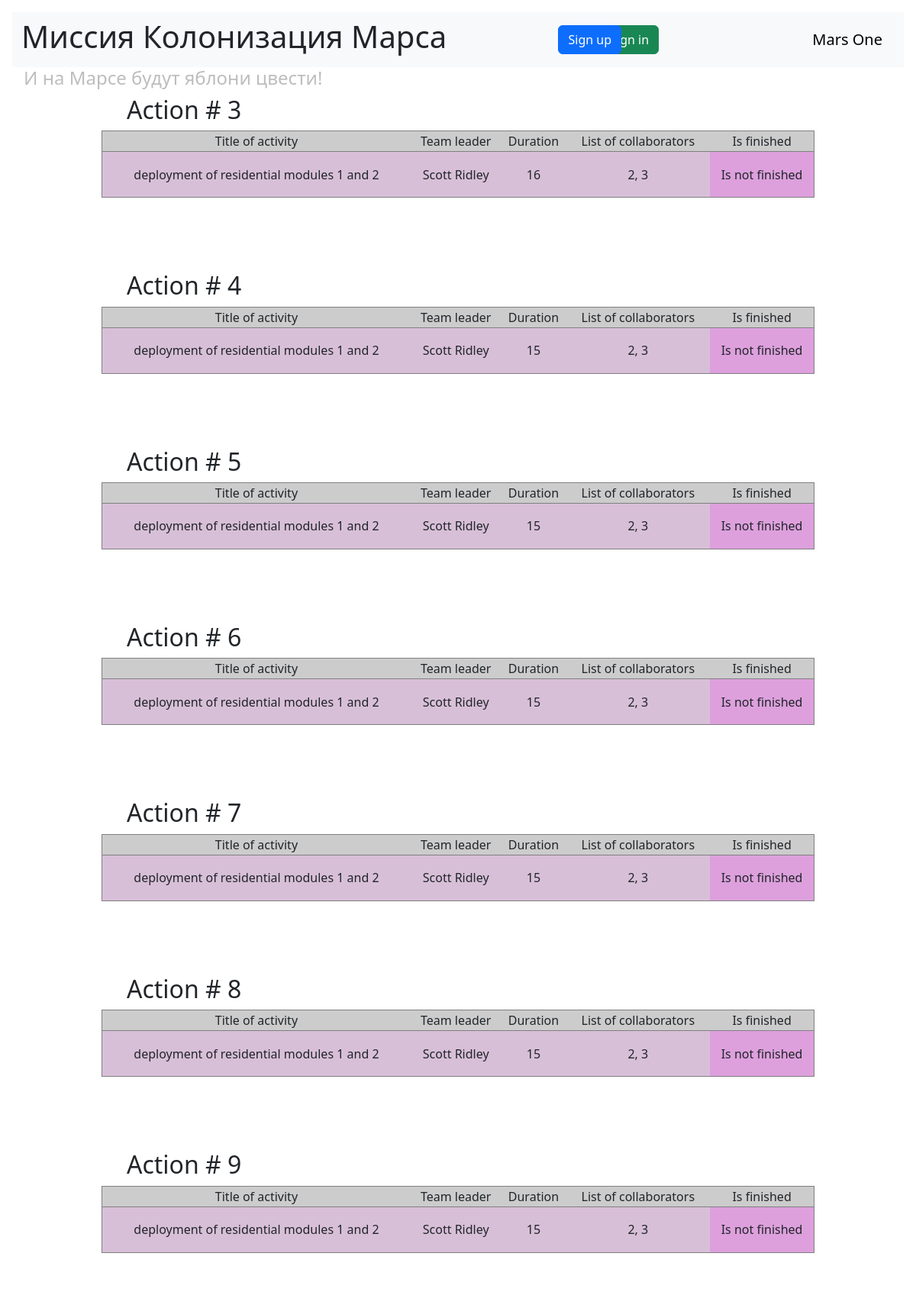
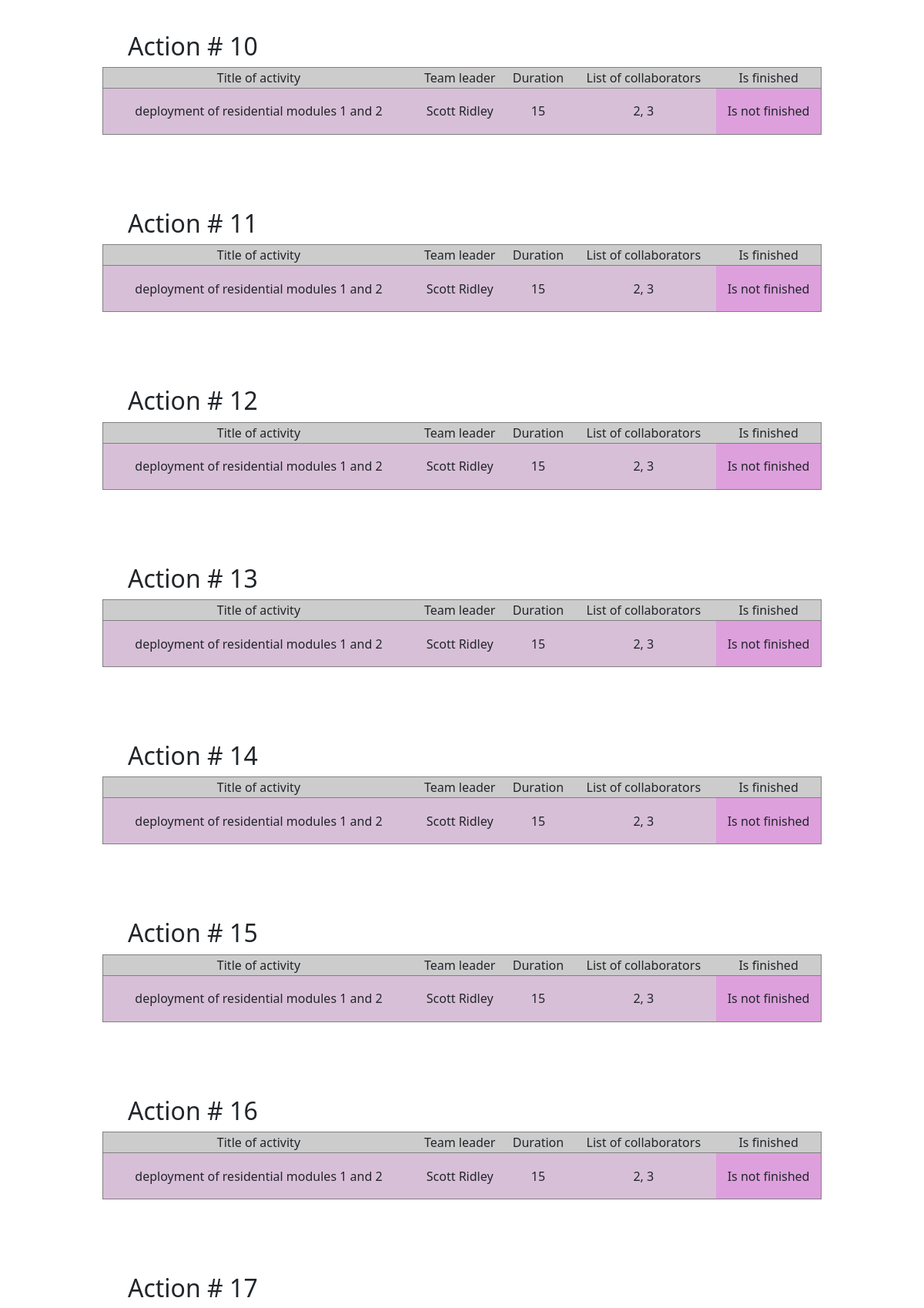
The page / (upper part) on the database its author committed (2 pictures, top to bottom).
### data/jobs.py (models this page shows)
class Jobs(SqlAlchemyBase, SerializerMixin):
    __tablename__ = 'jobs'
    id = sqlalchemy.Column(sqlalchemy.Integer, primary_key=True, autoincrement=True)
    job = sqlalchemy.Column(sqlalchemy.String, nullable=True)
    work_size = sqlalchemy.Column(sqlalchemy.Integer, nullable=True)
    collaborators = sqlalchemy.Column(sqlalchemy.String, default= '12', nullable=True)
    start_date = sqlalchemy.Column(sqlalchemy.DateTime, default=datetime.datetime.now)
    end_date = sqlalchemy.Column(sqlalchemy.DateTime, default=datetime.datetime.now)
    is_finished = sqlalchemy.Column(sqlalchemy.Boolean, default=True)
    team_leader = sqlalchemy.Column(sqlalchemy.Integer, sqlalchemy.ForeignKey("users.id"))
    chief_user = orm.relationship("User")

### data/users.py (models this page shows, shortened)
class User(SqlAlchemyBase, UserMixin):
    __tablename__ = 'users'
    id = sqlalchemy.Column(sqlalchemy.Integer, primary_key=True, autoincrement=True)
    surname = sqlalchemy.Column(sqlalchemy.String, nullable=True)
    name = sqlalchemy.Column(sqlalchemy.String, nullable=True)
    age = sqlalchemy.Column(sqlalchemy.Integer, nullable=True)
    position = sqlalchemy.Column(sqlalchemy.String, nullable=True)
    speciality = sqlalchemy.Column(sqlalchemy.String, nullable=True)
    address = sqlalchemy.Column(sqlalchemy.String, nullable=True)
    email = sqlalchemy.Column(sqlalchemy.String, index=True, unique=True, nullable=True)
    hashed_password = sqlalchemy.Column(sqlalchemy.String, nullable=True)
    modified_date = sqlalchemy.Column(sqlalchemy.DateTime, default=datetime.datetime.now)
    job = orm.relationship("Jobs", back_populates='chief_user')
    department = orm.relationship("Department", back_populates='chief_user')

### main.py (the view)
@app.route('/')
def works_page():
    db_sess = create_session()
    jobs = db_sess.query(Jobs).all()
    return render_template("works_page.html", jobs=jobs)

### data/db_session.py (called while the page is built)
def create_session() -> Session:
    global __factory
    return __factory()

### templates/works_page.html (shortened to what this page needs)
{% extends "base.html" %}
{% block content %}
{% for job in jobs %}
<h2 style="padding-left: 150px;">Action # {{ job.id }}</h2>
<table style="width: 80%; margin: auto; border: 1px solid grey;">
    <tr style="background-color: #CCCCCC; text-align: center; border: 1px solid grey;">
        <td>Title of activity</td>
        <td>Team leader</td>
        <td>Duration</td>
        <td>List of collaborators</td>
        <td>Is finished</td>
    </tr>
    <tr style="background-color: #D8BFD8; text-align: center; height: 60px">
        <td>{{ job.job }}</td>
        <td>{{ job.chief_user.surname }} {{ job.chief_user.name }}</td>
        <td>{{ job.work_size }}</td>
        <td>{{ job.collaborators }}</td>
        {% if job.is_finished %}
        <td style="background-color: #93FF93;">Finished</td>
        {% else %}
        <td style="background-color: #DDA0DD;">Is not finished</td>
        {% endif %}
    </tr>
</table>
<br>
<br>
<br>
<br>
{% endfor %}
{% endblock %}
{% block style_content %}
<link rel="stylesheet" type="text/css" href="static/css/style.css"/>
{% endblock %}

### templates/base.html (shortened to what this page needs)
<!doctype html>
<html lang="en">
<head>
    <link href="https://cdn.jsdelivr.net/npm/bootstrap@5.3.0-alpha1/dist/css/bootstrap.min.css" rel="stylesheet">
    <link href="https://getbootstrap.com/docs/5.3/assets/css/docs.css" rel="stylesheet">
    {% block style_content %} {% endblock %}
</head>
<body class="p-3 m-0 border-0 bd-example">
<nav class="navbar bg-body-tertiary">
    <div class="container-fluid">
        <h1>Миссия Колонизация Марса</h1>
        {% if current_user.is_authenticated %}
    <a class="navbar-brand" href="/logout">{{ current_user.name }} {{ current_user.surname }}</a>
    {% else %}
        <a class="btn btn-primary" style="position:absolute;right:370px;" href="/register">Sign up</a>
        <a class="btn btn-success" href="/login">Sign in</a>
        {% endif %}
            <a class="navbar-brand" href="#">Mars One</a>
        <link rel="stylesheet" type="text/css" href="static/css/style.css" />
    </div>
</nav>
<h4>И на Марсе будут яблони цвести!</h4>
{% block content %} {% endblock %}
</body>
</html>

### static/css/style.css (style rules this page uses)
h4 { color: #BDBDBD; padding-left: 15px; }
h2 { padding-left: 100px; }

### rows shown on the page
Jobs: id "3", job "deployment of residential modules 1 and 2", chief_user.surname "Scott", chief_user.name "Ridley", work_size "16", collaborators "2, 3", is_finished "Is not finished"
Jobs: id "4", job "deployment of residential modules 1 and 2", chief_user.surname "Scott", chief_user.name "Ridley", work_size "15", collaborators "2, 3", is_finished "Is not finished"
Jobs: id "5", job "deployment of residential modules 1 and 2", chief_user.surname "Scott", chief_user.name "Ridley", work_size "15", collaborators "2, 3", is_finished "Is not finished"
Jobs: id "6", job "deployment of residential modules 1 and 2", chief_user.surname "Scott", chief_user.name "Ridley", work_size "15", collaborators "2, 3", is_finished "Is not finished"
Jobs: id "7", job "deployment of residential modules 1 and 2", chief_user.surname "Scott", chief_user.name "Ridley", work_size "15", collaborators "2, 3", is_finished "Is not finished"
Jobs: id "8", job "deployment of residential modules 1 and 2", chief_user.surname "Scott", chief_user.name "Ridley", work_size "15", collaborators "2, 3", is_finished "Is not finished"
Jobs: id "9", job "deployment of residential modules 1 and 2", chief_user.surname "Scott", chief_user.name "Ridley", work_size "15", collaborators "2, 3", is_finished "Is not finished"
Jobs: id "10", job "deployment of residential modules 1 and 2", chief_user.surname "Scott", chief_user.name "Ridley", work_size "15", collaborators "2, 3", is_finished "Is not finished"
Jobs: id "11", job "deployment of residential modules 1 and 2", chief_user.surname "Scott", chief_user.name "Ridley", work_size "15", collaborators "2, 3", is_finished "Is not finished"
Jobs: id "12", job "deployment of residential modules 1 and 2", chief_user.surname "Scott", chief_user.name "Ridley", work_size "15", collaborators "2, 3", is_finished "Is not finished"
Jobs: id "13", job "deployment of residential modules 1 and 2", chief_user.surname "Scott", chief_user.name "Ridley", work_size "15", collaborators "2, 3", is_finished "Is not finished"
Jobs: id "14", job "deployment of residential modules 1 and 2", chief_user.surname "Scott", chief_user.name "Ridley", work_size "15", collaborators "2, 3", is_finished "Is not finished"
Jobs: id "15", job "deployment of residential modules 1 and 2", chief_user.surname "Scott", chief_user.name "Ridley", work_size "15", collaborators "2, 3", is_finished "Is not finished"
Jobs: id "16", job "deployment of residential modules 1 and 2", chief_user.surname "Scott", chief_user.name "Ridley", work_size "15", collaborators "2, 3", is_finished "Is not finished"
Jobs: id "17"
